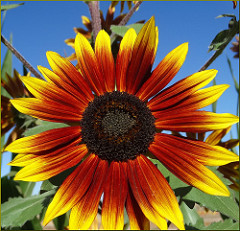
#> input picture seminars/seminar_02/data/sunflower.jpg, 240 x 231 px
$ jupyter execute --allow-errors Seminar_2.ipynb
#> lines starting #> are read from the running program, lines starting #| are printed output that depends on the picture
# Семинар 2 - Цветовые пространства, гистограммы изображений, интегральные изображения

***

**Данный семинар содержит оцениваемые упражнения и вопросы.**

Система оценивания: доля правильно решенных упражений. Максимальный балл, соответственно, 1.

В упражнениях оценивается два аспекта:
1. Код проходит assert'ы (если они есть)
2. Код корректен с точки зрения логики

Вопросы также оцениваются. Ответ на них нужно записывать в соответствующие markdown-ячейки.

Источник используемого аэрофотоснимка: https://sovzond.ru/upload/medialibrary/267/%D0%98%D1%81%D1%85%D0%BE%D0%B4%D0%BD%D1%8B%D0%B9-%D0%B0%D1%8D%D1%80%D0%BE%D1%84%D0%BE%D1%82%D0%BE%D1%81%D0%BD%D0%B8%D0%BC%D0%BE%D0%BA.jpg

[cell 1]
from pathlib import Path

import cv2
import numpy as np

import matplotlib.pyplot as plt

[cell 2]
AERIAL_IMG_PATH = "data/aerial_image.jpg"
SUNFLOWER_IMG_PATH = "data/sunflower.jpg"

if not Path(AERIAL_IMG_PATH).exists() or not Path(SUNFLOWER_IMG_PATH).exists():
    !git clone https://github.com/alexmelekhin/cv_course_2023.git
    !mv cv_course_2023/seminars/seminar_02/data .

## 1. Цветовые пространства

Наиболее распространенным представлением цвета пикселя является пространство RGB. В таком представлении цвет представлен тремя числами: интенсивностями красного, зеленого и синего базисных цветов.

[cell 3]
img = cv2.imread(SUNFLOWER_IMG_PATH)
#> img is the input picture: shape (231, 240, 3); mean B, G, R 62, 96.2, 126.9

[cell 4]
img_rgb = cv2.cvtColor(img, cv2.COLOR_BGR2RGB)

[cell 5]
plt.figure(figsize=[5, 5])
plt.imshow(img_rgb)

cvtColor поддерживает конвертацию между множеством других цветовых схем. К примеру, чтобы получить серое изобаржение из цветного достаточно:

[cell 6]
img_gray = cv2.cvtColor(img, cv2.COLOR_BGR2GRAY)
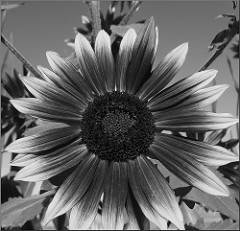
#> img_gray: shape (231, 240); min 0, max 240, mean 101.5

[cell 7]
plt.figure(figsize=[5, 5])
plt.imshow(img_gray, cmap='Greys_r')

Если не предполагается использовать информацию о цвете пикселей, то можно сразу загрузить изображение в оттенках серого:

[cell 8]
img_gray = cv2.imread(SUNFLOWER_IMG_PATH, cv2.IMREAD_GRAYSCALE)
#> img_gray: shape (231, 240); min 0, max 245, mean 101.5

[cell 9]
plt.figure(figsize=[5, 5])
plt.imshow(img_gray, cmap='Greys_r')

серое изображение - двумерный массив:

[cell 10]
print('type(img_gray) = ', type(img_gray))
#| type(img_gray) =  <class 'numpy.ndarray'>
print('img_gray.shape = ', img_gray.shape)
#| img_gray.shape =  (231, 240)
print('img_gray.dtype = ', img_gray.dtype)
#| img_gray.dtype =  uint8

## Упражнение 1: RGB $\to$ gray

**Это и все последующие упражения - оцениваемые, для самостоятельной работы.**

Реализуйте функцию преобразования цветного изображения в формате RGB в серое

[cell 11]
def convert_rgb_to_grayscale(img_rgb):
    pass  # your code here

#> (a cell that did not finish here is left out)

## Вопрос 1

**Этот и все последующие вопросы - оцениваемые, для самостоятельной работы.**

Почему бы не использовать при преобразовании в серое просто среднее арифметическое?

**Ответ:**

Кроме RGB/BGR и grayscale существуют и другие цветовые представления. Преобразования между ними можно осуществлять с помощью библиотеки OpenCV следующим способом:

## RGB $\to$ HSV

[cell 13]
img_hsv = cv2.cvtColor(img_rgb, cv2.COLOR_RGB2HSV)
#> img_hsv: shape (231, 240, 3); mean H, S, V 43.2, 188.6, 154.6

[cell 14]
plt.figure(figsize=[5, 5])
plt.imshow(img_hsv)

[cell 15]
# Split the image into color channels
h, s, v = cv2.split(img_hsv)
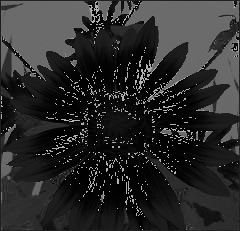
#> h: shape (231, 240); min 0, max 179, mean 43.2
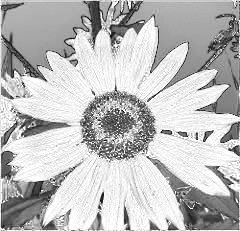
#> s: shape (231, 240); min 0, max 255, mean 188.6
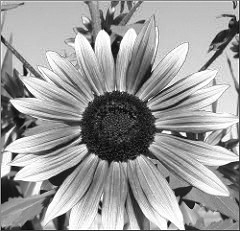
#> v: shape (231, 240); min 0, max 255, mean 154.6

plt.figure(figsize=[10, 30])
plt.subplot(131)
plt.imshow(h, cmap="gray")
plt.title('Hue')

plt.subplot(132)
plt.imshow(s, cmap="gray")
plt.title('Saturation')

plt.subplot(133)
plt.imshow(v, cmap="gray")
plt.title('Value')

# Display the plot
plt.show()

## Упражнение 2

Попробуйте другие цветовые пространства, конвертация в которые реализована в OpenCV.

[cell 16]
# your code here

## Вопрос 2

В каких задачах переход из RGB в другое цветовое пространство может быть полезным?

**Ответ:**

## Гистограмма изображения

Напомним, что гистограммой изображения называется функция, показыващая количество пикселей изображения с заданным в качестве аргумента значением интенсивности:

$$
    h(v) = \sum_{x = 0}^{W - 1} \sum_{y = 0}^{H - 1} [f(x, y) = v]
$$

Если дополнительно потребовать, чтобы $\sum_{v = 0}^{255} h(v) = 1$, то $h$ будет представлять функцию плотности распределения интенсивности на изображении.

Определим вспомогательную функцию, позволяющую визализировать гистограмму:

[cell 17]
def visualize_hist(hist):
    plt.figure(figsize=[20, 5])
    plt.bar(np.arange(len(hist)), hist / hist.sum())

Рассчитать гистограмму можно с помощью встроенной функции OpenCV:

[cell 18]
hist_cv = cv2.calcHist([img_gray],      # список изображений
                       [0],             # список каналов
                       None,            # маска (без маски)
                       [256],           # размер гистограммы
                       [0, 256])[:, 0]  # диапазон значений
#> hist_cv = 256 values, max 620 at index 107, min 0 at index 240, mean 216.6

Результат представляет собой обычный массив длины 256:

[cell 19]
print('hist_cv.shape = ', hist_cv.shape)
#| hist_cv.shape =  (256,)

и выглядит следующим образом:

[cell 20]
visualize_hist(hist_cv)
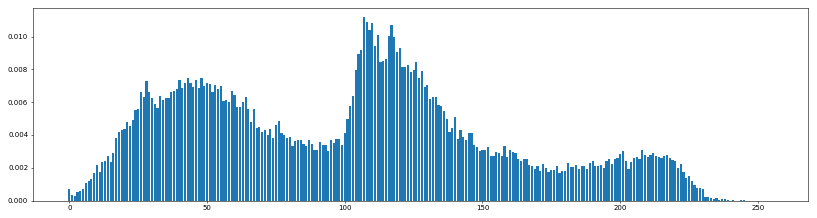
#> figure drawn by matplotlib, 1 panel; tallest bar 0.0112 high, from x = 106.6 to 107.4

## Упражнение 3: Построение гистограммы

Реализуйте функцию для расчета гистограммы изображения. Используйте ее для визуализации трех каналов RGB изображения.

[cell 21]
def compute_hist(img):
    pass  # your code here

[cell 22]
hist_gray = compute_hist(img_gray)

hist_r = compute_hist(img_rgb[:, :, 0])
hist_g = compute_hist(img_rgb[:, :, 1])
hist_b = compute_hist(img_rgb[:, :, 2])

#> (a cell that did not finish here is left out)

#> (a cell that did not finish here is left out)

#> (a cell that did not finish here is left out)

#> (a cell that did not finish here is left out)

## Вопрос 3

 Что можно сказать об изображении по его гистограмме?

**Ответ:**

## Вопрос 4

Допустим, вы смотрите некоторый фильм и для текущего кадра выводите его гистограмму. Как будет меняться эта гистограмма с течением времени?

**Ответ:**

## Упражнение 4: JPEG и гистограмма

Исследуйте, как влияет степень сжатия алгоритма JPEG на вид гистограммы изображения.

Используйте черно-белое изображение `img_gray`. Визуализируйте степени сжатия 90, 60, 30, 5.

[cell 27]
# your code here

## Упражнение 5: Сегментация

На загруженном аэроортофотоплане выделите зеленые насаждения. Для этого постройте бинарную маску, где 1 будет отвечать наличию насаждений в данном пикселе, 0 - их отсутствию, и визуализируйте её. А также рассчитайте, какую долю изображения занимают зеленые насаждения. С какой ошибкой (погрешностью) получена эта величина?

Подсказка: вам должно помочь HSV пространство и гистограмма. Погрешность может быть оценена на глаз, по вашей неуверенности в определении порога отделения классов 'зеленые насаждения'/'прочее'.

[cell 28]
aerial_image = cv2.cvtColor(cv2.imread(AERIAL_IMG_PATH), cv2.COLOR_BGR2RGB)
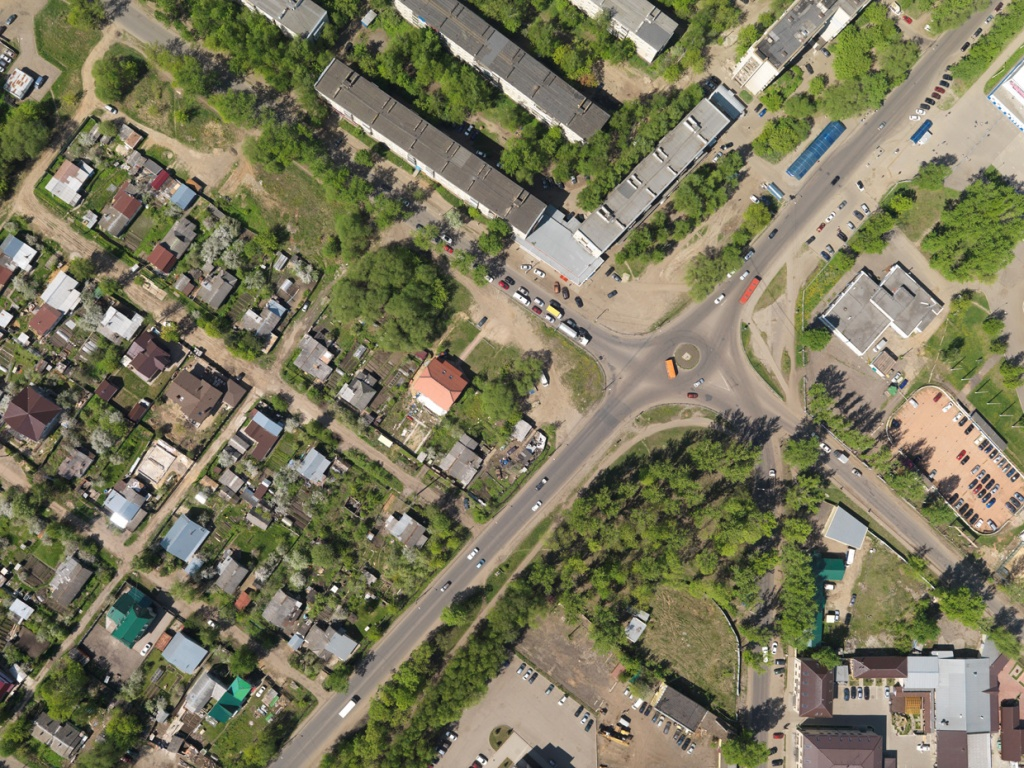
#> input picture seminars/seminar_02/data/aerial_image.jpg, 1024 x 768 px

plt.figure(figsize=[10, 10])
plt.imshow(aerial_image)
